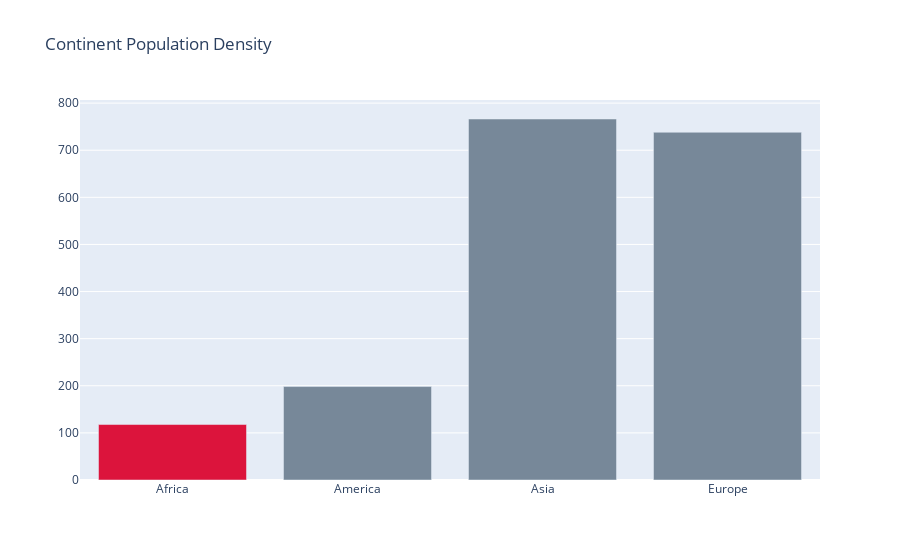

This figure's notebook cell:
### Code cell
colors = ['lightslategray',] * 5
colors[0] = 'crimson'

current_pop_density = pop_density.loc[pop_density.time == 2019]
pdf = current_pop_density.groupby('Continent').mean().reset_index()
fig = go.Figure(data=[go.Bar(
    x=pdf['Continent'],
    y=pdf['population_density_per_square_km'],
    marker_color=colors
)])

fig.write_image('/Users/romilrathi/Desktop/pop_density.png')
fig.update_layout(title_text='Continent Population Density')

### Figure 1 — Plotly figure (JSON) as saved in the notebook; plotly's stock layout.template omitted (floating-point values rounded to 4 significant figures)
{"data": [{"marker": {"color": ["crimson", "lightslategray", "lightslategray", "lightslategray", "lightslategray"]}, "type": "bar", "x": ["Africa", "America", "Asia", "Europe"], "y": [117.8, 198.4, 766.3, 738.1]}], "layout": {"title": {"text": "Continent Population Density"}}}
